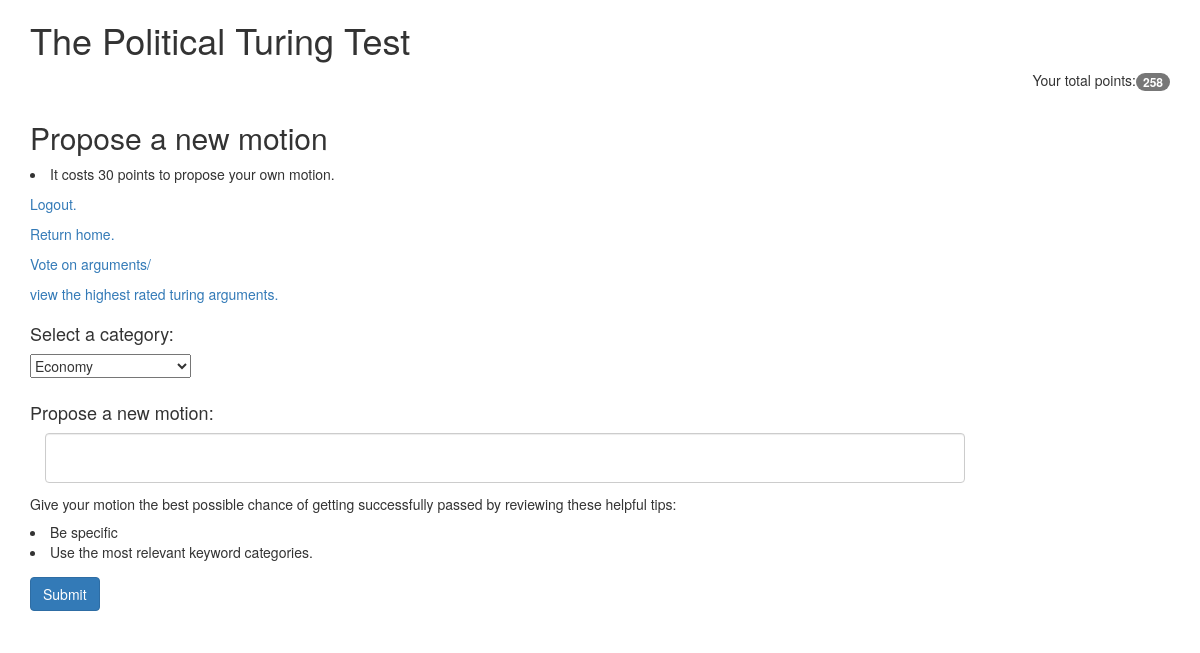
The page /propose-motion (signed in) on the database as committed earlier.
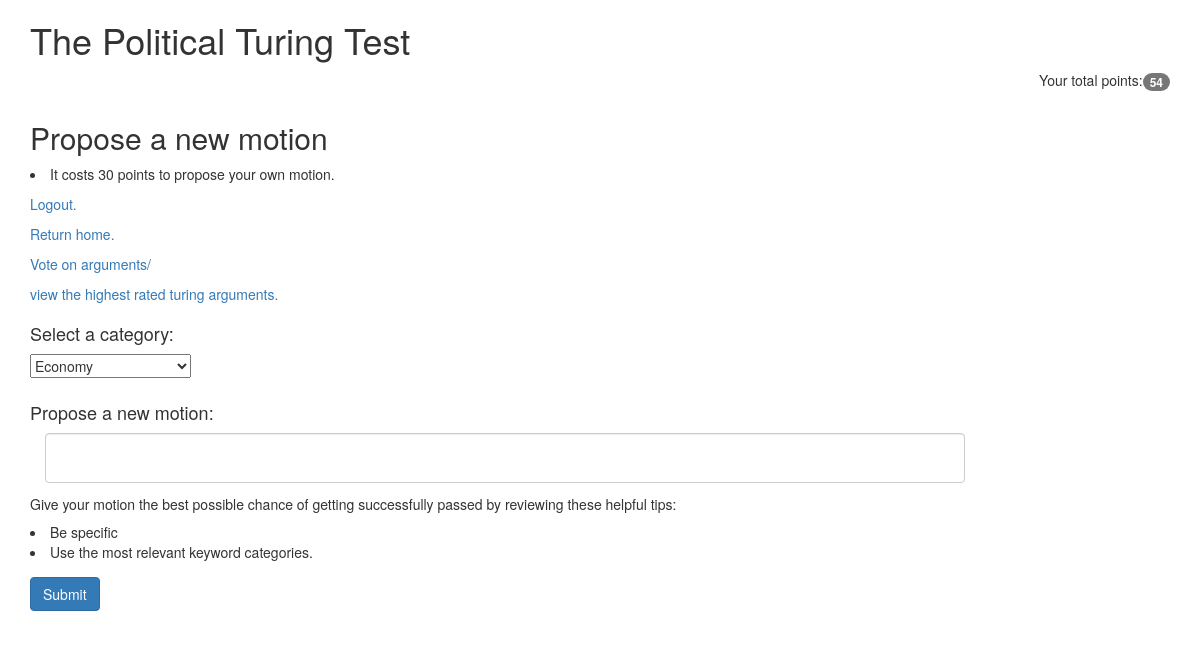
The same page on the database as committed later.
### models.py (models this page shows, shortened)
class User(db.Model):
    __tablename__ = "users"
    id = db.Column(db.Integer, primary_key=True)
    points = db.Column(db.Integer, default=15, nullable=False)
    name = db.Column(db.String, nullable=False)
    email = db.Column(db.String, nullable=False)
    password = db.Column(db.String, nullable=False)

### app.py (the view, shortened to what this page needs)
@app.route('/propose-motion', methods=['GET', 'POST'])
@login_required
def add_proposed_topic():
    points = get_user_points()
    if points < 30:
        flash("You don't have enough points to propose your own debate motions! You need to earn more by voting on arguments.")
        return redirect(url_for('home'))
    categories = db.session.query(Topic.category).distinct()
    closed_topics = db.session.query(Topic.id).filter_by(status = False).all()
    closed_topics = [elem[0] for elem in closed_topics]
    votes_per_topic = db.session.query(Motion.topic_id, func.count(Vote.id)).join(Vote).filter(~ Motion.topic_id.in_(closed_topics), Vote.voter_id == session['user_id']).group_by(Motion.topic_id).all()
    for tuple in votes_per_topic:
        if tuple[1] < 9:
            message = "You need to vote on arguments at least 9 times for every new debate you enter before proposing your own. You need to vote {integer} more times on this issue.".format(integer = 9 - tuple[1])
            url = "/voting/{interger}".format(interger = tuple[0])
            flash(message)
            return redirect(url)
    form = ProposedTopicForm()
    return render_template('add_topic.html', categories=categories, points=points, form=form)

### forms.py
class ProposedTopicForm(Form):
    proposed_topic = StringField('proposed_topic', validators=[DataRequired(), Length(min=15, max=200)])

### app.py (called while the page is built)
def login_required(f):
    @wraps(f)
    def wrap(*args, **kwargs):
        if 'logged_in' in session:
            return f(*args, **kwargs)
        else:
            flash('You need to login first.')
            return redirect(url_for('login'))
    return wrap

def get_user_points():
    user = User.query.filter_by(id=session['user_id'])
    return int(user[0].points)

### templates/add_topic.html (shortened to what this page needs)
<html>
  <head>
    <link href="static/bootstrap.min.css" rel="stylesheet" media="screen">
  </head>
  <body>
    <div class="container">
      <h1>The Political Turing Test</h1>
      {% if session['logged_in'] %}
      <p align="right">
        Your total points:<span class="badge">{{ points }}</span></a><br>
      </p>
      {% endif %}
    </div>
    <div class="container">
      <h2>Propose a new motion</h2>
      <li>It costs 30 points to propose your own motion. </li>
    </div>
    <div class="container">
    </div>
    <div class="container">
      <p><a href="/logout">Logout.</a></p>
      <p><a href="/">Return home.</a></p>
      <p><a href="/voting/{{ randnum }}">Vote on arguments/</a></p>
      <p><a href="/turingarguments/topic/{{ randnum }}/topscoring">view the highest rated turing arguments.</a></p>
    </div>
    <div class="container">
      <form action="" method="post">
        <h4>Select a category:</h4>
        <div class="form-group">
          <select name="category_value">
            {% for category in categories %}
            <option value="{{ category.category }}">{{ category.category }}</option>
            {% endfor %}
          </select>
        </div>
        <div class="form-group argument-box clearfix">
          <h4>Propose a new motion:</h4>
          <div class="col-sm-10">
            {{ form.proposed_topic(class="form-control", **{'style':'height: 50px;'}) }}
          </div>
        </div>
        <h5>Give your motion the best possible chance of getting successfully passed by reviewing these helpful tips:</h5>
        <div class="form-group">
          <li>Be specific </li>
          <li>Use the most relevant keyword categories.</li>
        </div>
        <div class="form-group">
          <button class="btn btn-primary" type="submit">Submit</button>
        </div>
      </form>
    </div>
  </body>
</html>

### templates/add_topic.html (style rules this page uses)
.argument-box { margin-bottom: 1em; }

Rows that differ between the two databases and show on the page:
no longer on this page (row edited): User: points "258"
Other text that changed with them:
{{ points }}: (not shown) → "54"
